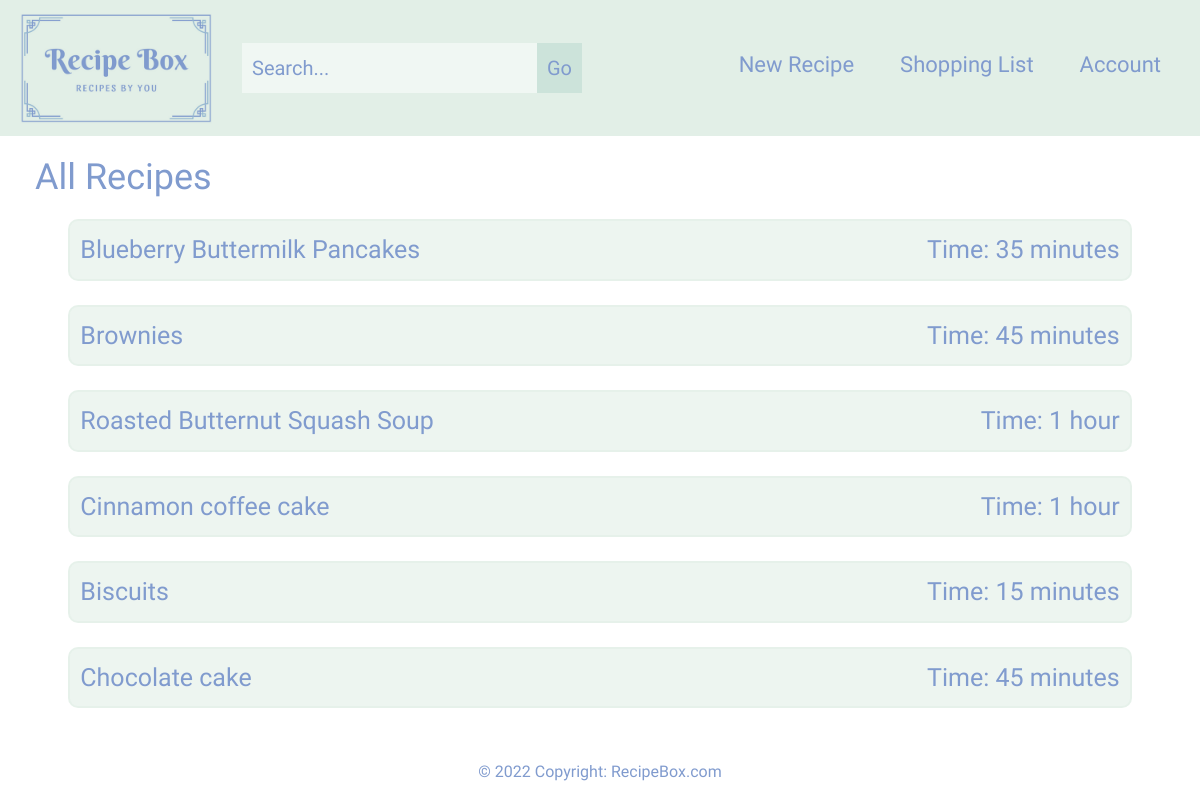
The app's page /all_recipes/ (signed in) with its own data.
### base/models.py (models this page shows, shortened)
class Recipe(models.Model):
    user = models.ForeignKey(settings.AUTH_USER_MODEL, on_delete=models.CASCADE)
    name = models.CharField(max_length = 150)
    slug = models.SlugField(unique=True, blank=True, null=True)
    time_to_make = models.CharField(max_length=25, default=0)
    time_unit = models.CharField(max_length=10, default='minutes')
    timestamp = models.DateTimeField(auto_now_add=True)
    updated = models.DateTimeField(auto_now=True)
    section = models.ManyToManyField(Section)
    pinned = models.BooleanField(default=False)
    class Meta:
        verbose_name = ('Recipe')
        verbose_name_plural = ('Recipes')
    def get_absolute_url(self):
        return reverse("individual_recipe", kwargs={"title": self.slug})

### base/views.py (the view)
# urls.py: path("all_recipes/", views.all_recipes, name="all_recipes"),
@login_required
def all_recipes(request):
    recipe_qs = Recipe.objects.filter(user=request.user)
    context = {
        "recipe_list": recipe_qs,
    }
    return render(request, "all_recipes.html", context)

### templates/all_recipes.html (shortened to what this page needs)
{% extends "base.html" %}
{% block page_content %}
<section id="all-recipes">
    <h2>All Recipes</h2>
    <div class="row all-recipes-row">
        {% for x in recipe_list %}
        <a class=" col-sm-11 all-sections col-link" href="{{ x.get_absolute_url }}">
            <p class="all-recipes-text">{{ x.name }}</p>
            <p class="all-recipes-text">Time: {{ x.time_to_make }} {{ x.time_unit }}</p>
        </a>
        {% endfor %}
    </div>
</section>
{% endblock %}

### static/styles/style.css (style rules this page uses)
body, #landing { padding: 0; margin: 0; background: #ffff; font-family: 'Sansita', sans-serif; position: relative; min-height: 100vh; }
.col-link { color: #809bce; }
.col-link:link, .pinned-link:link { text-decoration: none; }
#new-section, #new-recipe, #all-recipes, #search, #individual-section, #account, #shopping-list, .change-account { margin: 20px; color: #809bce; font-size: 22px; }
#new-section h2, #new-recipe h2, #all-recipes h2, #search h2, #individual-section h2 { font-size: 36px; }
.all-recipes-row, .search-row, .individual-section-row { display: flex; justify-content: center; }
.all-sections, .search-sections, .individual-sections { border: 2px solid rgba(226, 239, 231, 0.6); color: #809bce; background-color: rgba(226, 239, 231, 0.6); font-size: 25px; margin: 12px; border-radius: 10px; display: flex; justify-content: space-between; align-items: center; padding: 10px; }
.all-recipes-text, .pinned-recipes-text, .search-text, .account-text, .individual-section-text { margin: 0; }
.all-recipes-row, .search-row { display: flex; justify-content: center; }
.all-sections, .search-sections { border: 2px solid rgba(226, 239, 231, 0.6); color: #809bce; background-color: rgba(226, 239, 231, 0.6); font-size: 25px; margin: 12px; border-radius: 10px; display: flex; justify-content: space-between; align-items: center; padding: 10px; }

### records on screen
Recipe: name "Blueberry Buttermilk Pancakes", time_to_make "35", time_unit "minutes"
Recipe: name "Brownies", time_to_make "45", time_unit "minutes"
Recipe: name "Roasted Butternut Squash Soup", time_to_make "1", time_unit "hour"
Recipe: name "Cinnamon coffee cake", time_to_make "1", time_unit "hour"
Recipe: name "Biscuits", time_to_make "15", time_unit "minutes"
Recipe: name "Chocolate cake", time_to_make "45", time_unit "minutes"
